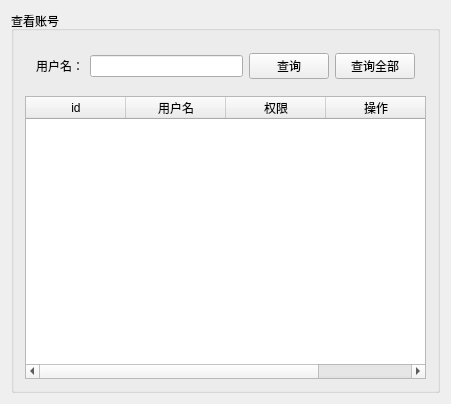
<?xml version="1.0" encoding="UTF-8"?>
<ui version="4.0">
 <class>UserCheckWidget</class>
 <widget class="QWidget" name="UserCheckWidget">
  <property name="geometry">
   <rect>
    <x>0</x>
    <y>0</y>
    <width>451</width>
    <height>404</height>
   </rect>
  </property>
  <property name="windowTitle">
   <string>UserCheckWidget</string>
  </property>
  <layout class="QVBoxLayout" name="verticalLayout">
   <item>
    <widget class="QGroupBox" name="groupBox">
     <property name="title">
      <string>查看账号</string>
     </property>
     <layout class="QVBoxLayout" name="verticalLayout_2">
      <item>
       <widget class="QWidget" name="widget" native="true">
        <layout class="QHBoxLayout" name="horizontalLayout">
         <item>
          <widget class="QLabel" name="label">
           <property name="text">
            <string>用户名：</string>
           </property>
          </widget>
         </item>
         <item>
          <widget class="QLineEdit" name="lineEdit"/>
         </item>
         <item>
          <widget class="QPushButton" name="searchButton">
           <property name="text">
            <string>查询</string>
           </property>
          </widget>
         </item>
         <item>
          <widget class="QPushButton" name="searchAllButton">
           <property name="text">
            <string>查询全部</string>
           </property>
          </widget>
         </item>
        </layout>
       </widget>
      </item>
      <item>
       <widget class="QTableWidget" name="tableWidget">
        <property name="editTriggers">
         <set>QAbstractItemView::NoEditTriggers</set>
        </property>
        <property name="selectionMode">
         <enum>QAbstractItemView::NoSelection</enum>
        </property>
        <property name="rowCount">
         <number>0</number>
        </property>
        <property name="columnCount">
         <number>4</number>
        </property>
        <column>
         <property name="text">
          <string>id</string>
         </property>
        </column>
        <column>
         <property name="text">
          <string>用户名</string>
         </property>
        </column>
        <column>
         <property name="text">
          <string>权限</string>
         </property>
        </column>
        <column>
         <property name="text">
          <string>操作</string>
         </property>
        </column>
       </widget>
      </item>
     </layout>
    </widget>
   </item>
  </layout>
 </widget>
 <layoutdefault spacing="6" margin="11"/>
 <resources/>
 <connections/>
</ui>
